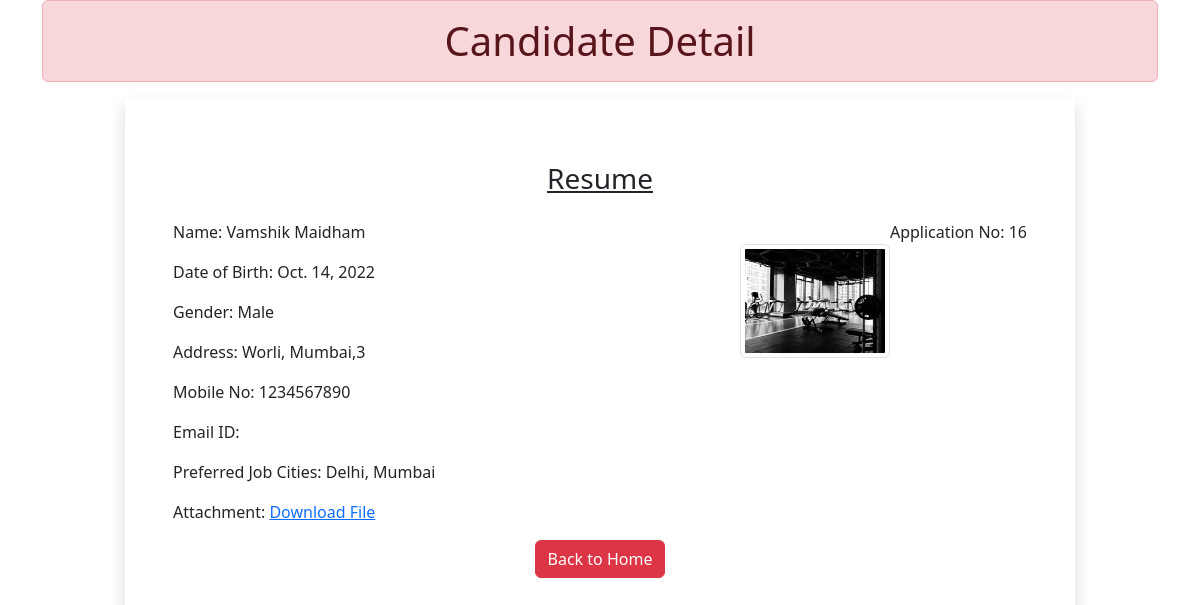
The page /16 on the database its author committed.
### app/models.py (models this page shows)
class Resume(models.Model):
 name = models.CharField(max_length=100)
 dob = models.DateField(auto_now=False, auto_now_add=False)
 gender = models.CharField(max_length=100)
 locality = models.CharField(max_length=100)
 city = models.CharField(max_length=100)
 pin = models.PositiveIntegerField()
 state = models.CharField(choices=STATE_CHOICE,max_length=50)
 mobile = models.PositiveBigIntegerField()
 email = models.EmailField()
 job_city = models.CharField(max_length=50)
 profile_image = models.ImageField(upload_to='profileimg',blank=True)
 my_file = models.FileField(upload_to='doc',blank=True)

### app/views.py (the view)
# urls.py: path('<int:pk>', views.CandidateView.as_view(),name='candidate')
class CandidateView(View):
 def get(self,request,pk):
  candidate = Resume.objects.get(pk=pk)
  return render(request, 'app/candidate.html',{'candidate':candidate})

### app/templatetags/myfilter.py (called while the page is built)
@register.filter(name='remove_special')
def remove_chars(value, arg):
 for character in arg:
  value=value.replace(character, "")
 return value

### app/templates/app/candidate.html (shortened to what this page needs)
<!DOCTYPE html>
{% load myfilter %}
<html lang="en">
  <head>
    <link rel="stylesheet" href="style.css">
    <link href="https://cdn.jsdelivr.net/npm/bootstrap@5.3.3/dist/css/bootstrap.min.css" rel="stylesheet">
  </head>
  <body>
    <div class="container">
        <h1 class="alert alert-danger text-center">Candidate Detail</h1>
        <div class="row">
            <div class="col-sm-10 shadow p-5 offset-sm-1">
            <h3 class="text-center p-3"><u>Resume</u></h3>
            <p class="float-end">Application No: {{candidate.id}}</p>
            <img src="{{candidate.profile_image.url}}" alt="" class="img-fluid img-thumbnail float-end mt-4" width="150" height="150">
            <p>Name: {{candidate.name}}</p>
            <p>Date of Birth: {{candidate.dob}}</p>
            <p>Gender: {{candidate.gender}}</p>
            <p>Address: {{candidate.locality}}, {{candidate.city}},{{candidate.pin}}</p>
            <p>Mobile No: {{candidate.mobile}}</p>
            <p>Email ID: {{candidate.email}}</p>
            <p>Preferred Job Cities: {{candidate.job_city|remove_special:"[]'"}}</p>
            <p>Attachment: <a href="{{candidate.my_file.url}}">Download File</a></p>
            <div class="text-center">
            <a href="/" class="btn btn-danger">Back to Home</a>
          </div>
        </div>
    </div>
  </body>
</html>

### rows shown on the page
Resume: id "16", profile_image (picture), name "Vamshik Maidham", dob "Oct. 14, 2022", gender "Male", locality "Worli", city "Mumbai", pin "3", mobile "1234567890", job_city|remove_special "Delhi, Mumbai"
